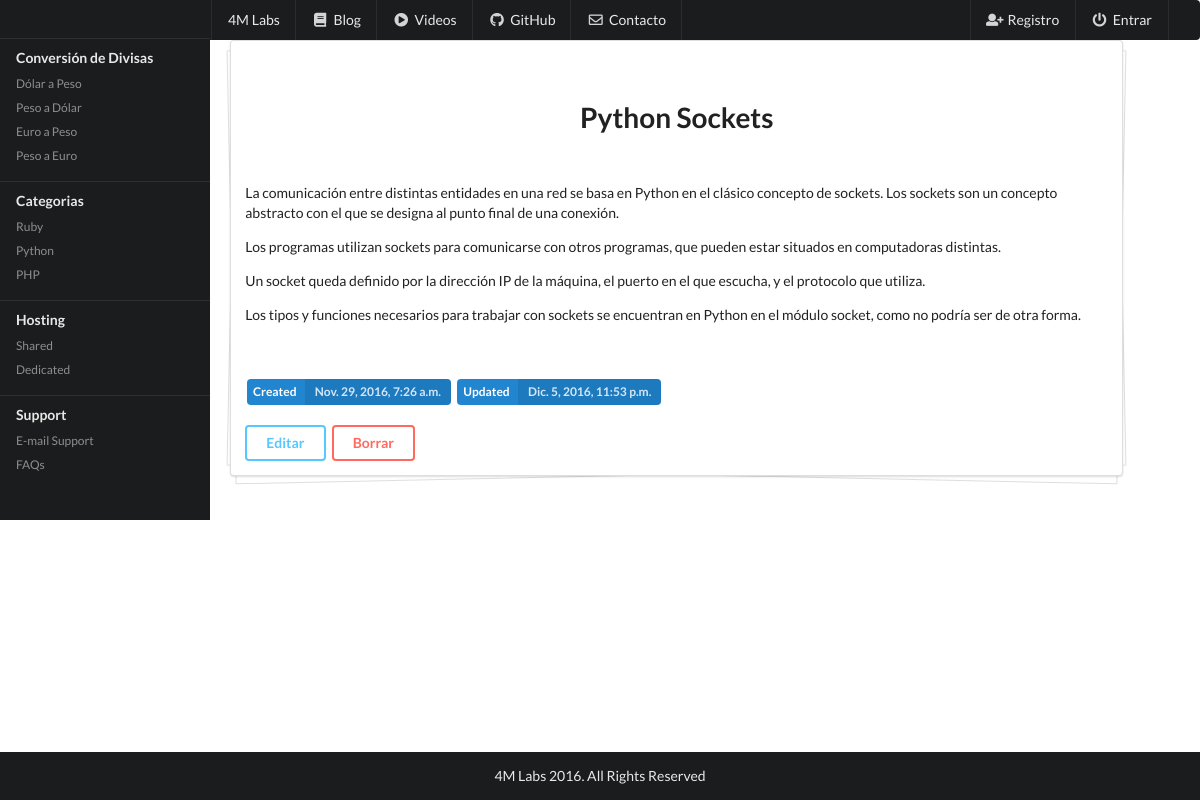
Before: /posts/50/ with the older database file.
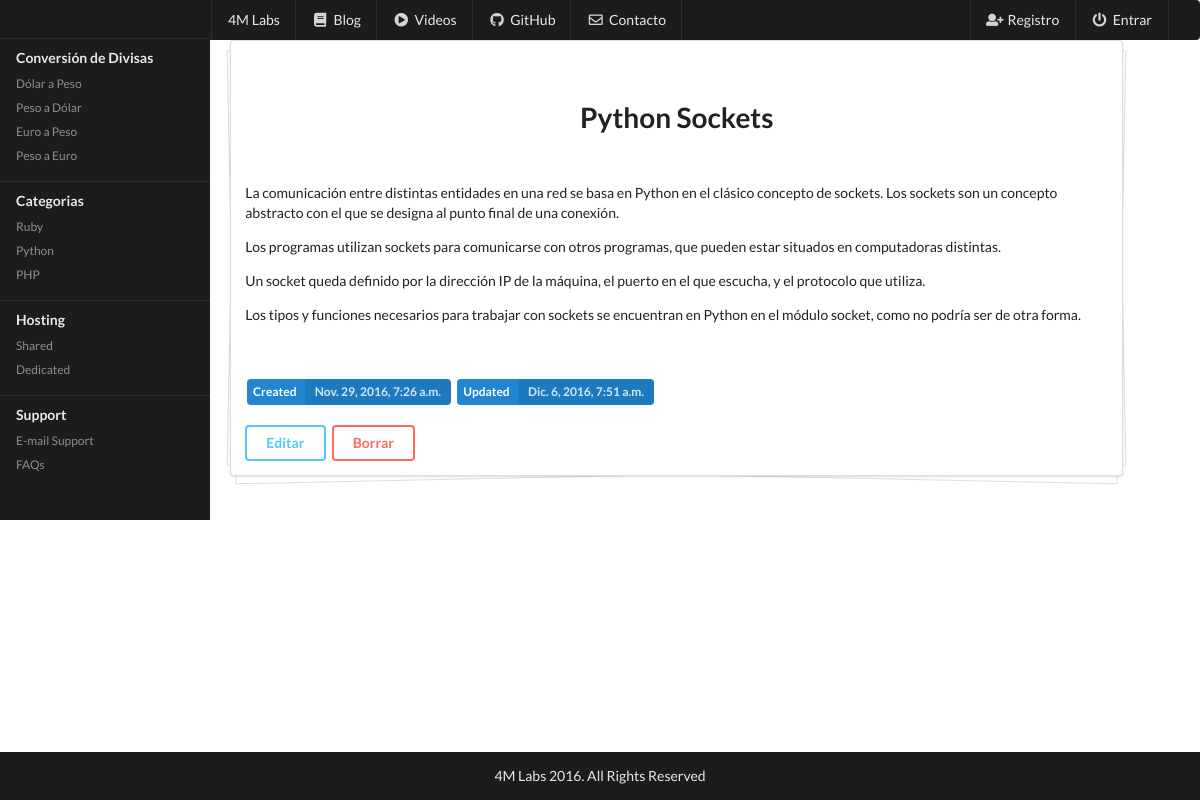
After: the same page with the newer database file.
### blog/models.py (models this page shows, shortened)
class Post(models.Model):
	title = models.CharField(max_length=120)
	content = models.TextField()
	updated = models.DateTimeField(auto_now=True, auto_now_add=False)
	timestamp = models.DateTimeField(auto_now=False, auto_now_add=True)
	def get_absolute_url(self):
		return reverse('posts:detail', kwargs={'id': self.id})

### blog/views.py (the view)
# urls.py: url(r'^(?P<id>\d+)/$', post_detail, name="detail"),
def post_detail(request, id=None):
	global prompt
	context = {}
	if id:
		post = get_object_or_404(Post, id=id)
		context['post'] = post
	else:
		context['post'] = ""
	context['title'] = prompt + post.title[:50]
	return render(request, "post_detail.html", context)

### templates/post_detail.html (shortened to what this page needs)
{% extends "base.html" %}
{% block content %}
	<div class="ui piled segment">
		<br>
	  	<h1 class="ui header centered">{{ post.title }}</h1>
	  	<br>
	  	{% autoescape on %}
	  	<p>{{ post.content|linebreaks }}</p>
		{% endautoescape %}
		<br>
		<br>
		<a class="ui blue image label">
  			Created
  		<div class="detail">{{ post.timestamp }}</div>
		</a>
		<a class="ui blue image label">
  			Updated
  		<div class="detail">{{ post.updated }}</div>
		</a>
		<br>
		<br>
		<a href='{{ post.get_absolute_url|add:"edit" }}'><button class="ui inverted blue button">Editar</button></a>
		<a id="erase"><button id="delete" class="ui inverted red button">Borrar</button></a>
	  	</div>
{% endblock %}

Changed rows visible on the page:
changed Post "Python Sockets": updated "Dic. 5, 2016, 11:53 p.m." → "Dic. 6, 2016, 7:51 a.m."
